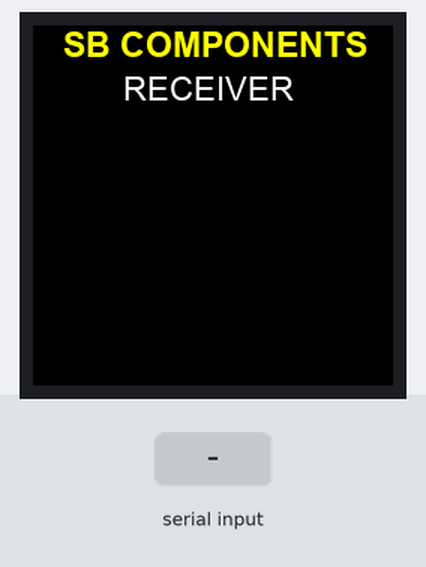
Bench run of a program on a simulated Raspberry Pi (BCM pin numbers). On the bench: 240×240 colour display. Inputs (shaded band) come from the test bench. Text uses the font file from the repository; library files of the repository ran but are not shown: ST7789.py; what the program prints to the terminal is not drawn.

Above: at 2.4 s.
2.5 s: "1\n" received over the second serial link
At 3.5 s:
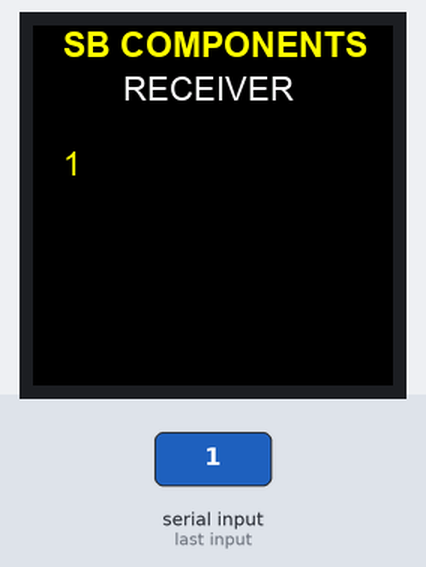
4.0 s: "0\n" received over the second serial link
At 4.6 s:
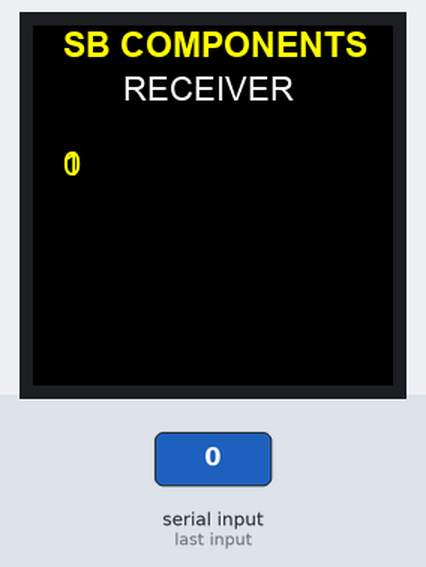
5.5 s: "2\n" received over the second serial link
Timing chart, 0 to 8.5 s (numbered marks = the images above; inputs shaded):
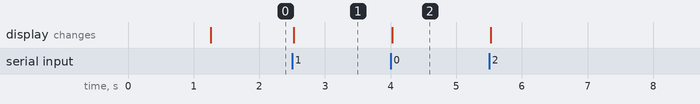

The program:

receiver.py
```python
#receiver
import spidev as SPI
import ST7789#tft screen library 1.3 inch display
import serial
import time

from PIL import Image
from PIL import ImageDraw
from PIL import ImageFont


#GPIO define
RST = 17
DC = 25
BL = 24
bus = 0
device = 0


# 240x240 display with hardware SPI:
disp = ST7789.ST7789(SPI.SpiDev(bus, device),RST, DC, BL)
disp.Init()

# Create blank image for drawing.
# Make sure to create image with mode '1' for 1-bit color.
width = 240
height = 240
image = Image.new('RGB', (width, height))

# Get drawing object to draw on image.
draw = ImageDraw.Draw(image)

font = ImageFont.truetype(r'/home/pi/Desktop/PCLinuxOSFonts/Arial, Regular.ttf',22)
font1 = ImageFont.truetype(r'/home/pi/Desktop/PCLinuxOSFonts/Arial, Bold.ttf',23)
font2 = ImageFont.truetype(r'/home/pi/Desktop/PCLinuxOSFonts/Arial, Regular.ttf',22)

draw.text((60, 30),'RECEIVER', fill = "WHITE",font = font)#text display on lcd screen
draw.text((20, 0),'SB COMPONENTS', fill = "YELLOW",font = font1)

lora = serial.Serial(port = '/dev/ttyS0', baudrate = 9600, parity = serial.PARITY_NONE, stopbits = serial.STOPBITS_ONE, bytesize = serial.EIGHTBITS, timeout = 1)
disp.ShowImage(image,0,0)


while True:
    data_read = lora.readline()#read data from other lora


    s = data_read.decode("utf-8")#convert byte into string
    #if data_read is not None :
    if s:
        print(data_read)
        draw.text((20,80),s,fill = "YELLOW",font = font2)#display the data on lcd screen
        disp.ShowImage(image,0,0)
```

Measured:
- after the input at 2.5 s, the display: changes at once (image 1)
- after the input at 4.0 s, the display: changes at once (image 2)
